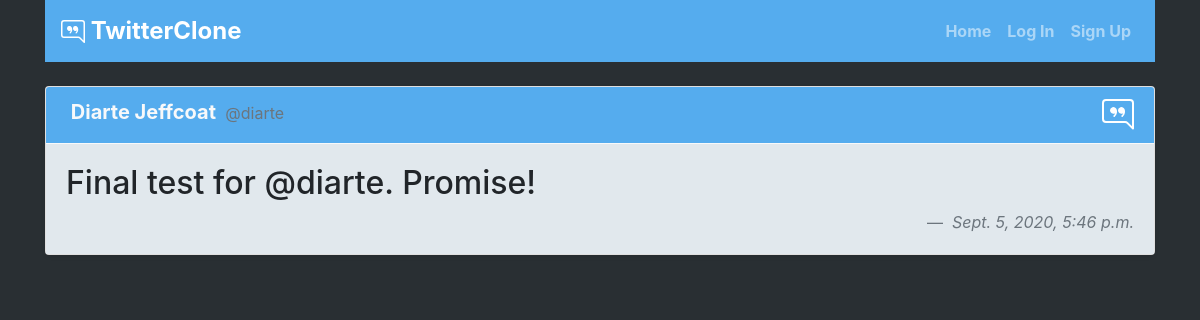
The app's page /tweet/27/ with its own data.
### tweet/models.py (models this page shows, shortened)
class Tweet(models.Model):
    tweet = models.CharField(max_length=140)
    time = models.DateTimeField(default=timezone.now)
    user = models.ForeignKey(TwitterUser, on_delete=models.CASCADE)

### twitteruser/models.py (models this page shows, shortened)
class TwitterUser(AbstractUser):
    display_name = models.CharField(max_length=100)
    bio = models.TextField(null=True, blank=True)
    following = models.ManyToManyField('self', symmetrical=False)

### tweet/views.py (the view)
# urls.py: path('tweet/<int:tweet_id>/', v.tweet_detail, name='tweetdetail'),
def tweet_detail(request, tweet_id):
    tweet = Tweet.objects.get(id=tweet_id)
    return render(request, 'tweet.html', {'tweet': tweet})

### templates/tweet.html (shortened to what this page needs)
{% extends 'base.html' %} {% block content %}
<br />
<div class="card shadow-sm">
  <div
    class="card-header text-white border-light"
    style="background-color: #55acee"
  >
    <span class="badge badge-inherit text-light"
      ><a
        href="/profile/{{tweet.user.username}}/"
        style="color: inherit; font-weight: bold; font-size: 20px"
        >{{tweet.user.display_name}}</a
      ></span
    >
    <span class="text-muted" style="color: #66757f"
      ><a href="/profile/{{tweet.user.username}}/" style="color: inherit"
        >@{{tweet.user.username}}</a
      ></span
    >
  </div>
  <div class="card-body" style="background-color: #e1e8ed">
    <blockquote class="blockquote mb-0">
      <h2>{{ tweet.tweet }}</h2>
      <footer class="blockquote-footer float-right">
        <cite>{{tweet.time}}</cite>
      </footer>
    </blockquote>
  </div>
</div>
<br />
{% endblock %}

### records on screen
Tweet: user.display_name "Diarte Jeffcoat", user.username "diarte", tweet "Final test for @diarte. Promise!", time "Sept. 5, 2020, 5:46 p.m."
